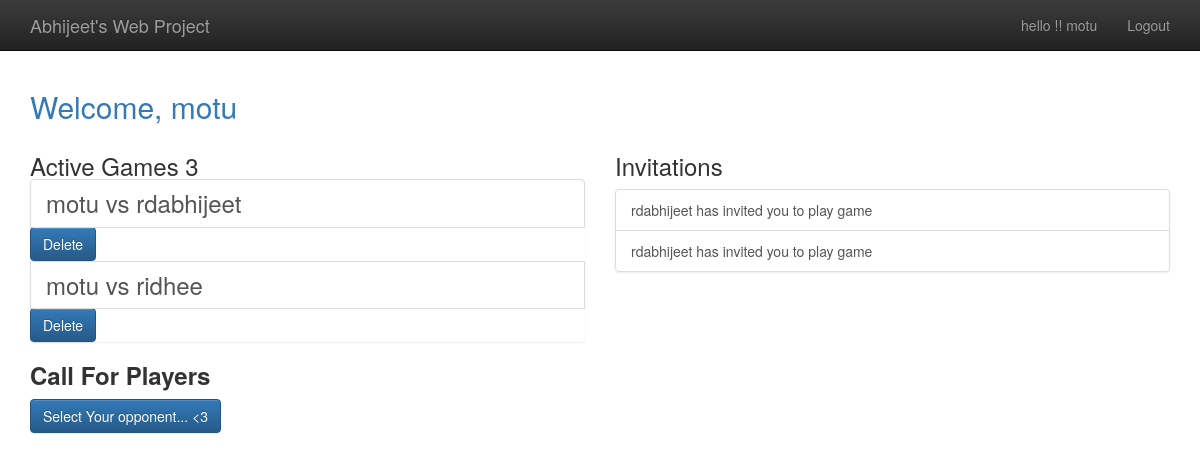
/player/home (signed in), run on the app's committed database.
### gameplay/models.py (models this page shows, shortened)
@python_2_unicode_compatible
class Game(models.Model):
    first_player = models.ForeignKey(User,
                                     related_name="gmaes_first_player", on_delete=models.CASCADE, )
    second_player = models.ForeignKey(User,
                                      related_name="gmaes_second_player", on_delete=models.CASCADE)
    start_time = models.DateTimeField(auto_now_add=True)
    last_active = models.DateTimeField(auto_now=True)
    status = models.CharField(max_length=1, default='F', choices=Game_status_choices)
    objects = GameQuerySet.as_manager()
    def get_absolute_url(self):
        return reverse('gameplay_detail', args=[self.id])

### Player/models.py (models this page shows)
class Invitation(models.Model):
    from_user = models.ForeignKey(User, related_name="Invitations_sent", on_delete=models.CASCADE)
    to_user = models.ForeignKey(User,
                                related_name="Invitations_recived",
                                on_delete=models.CASCADE,
                                verbose_name="User To Invite",
                                help_text="Please select Opponent")
    message = models.CharField(max_length=300,
                               verbose_name="Optional Message",
                               help_text="  It's nice gesture to add friendly message before actual battle began .. ^.^"
                               )
    timestamp = models.DateTimeField(auto_now=True)

### Player/views.py (the view)
# urls.py: url(r'home$', home, name='player_home'),
@login_required
def home(request):
    my_games = Game.objects.games_for_user(request.user)
    active_games = my_games.active()
    invitation = request.user.Invitations_recived.all()
    return render(request,
                  "player/home.html",
                  {'games': active_games,
                   'ngames': Game.objects.count(),
                   'invitation': invitation}
                  )

### gameplay/models.py (called while the page is built)
    def games_for_user(self, user):
        return self.filter(
            Q(first_player=user) | Q(second_player=user)
        )

    def active(self):
        return self.filter(
            Q(status='F') | Q(status='S')
        )

### templates/player/home.html (shortened to what this page needs)
{% extends "base.html" %}
{% load staticfiles%}
{% block content%}
<h2 class="text-primary">
    Welcome, {{user.username}}
</h2>
<div class="row">
    <div class="col-md-6">
        <h3> Active Games {{ngames}}
            <ul class="list-group">
                {%for g in games%}
                <a class="list-group-item" href="{{g.get_absolute_url}}">
                    {{g.first_player}} vs {{g.second_player}}
                </a>
                <form action="{{g.get_absolute_url}}" method="post">
                    <button class="btn btn-primary" type="submit" name="delete" value="deleted">Delete</button>
                </form>
                {%endfor%}
            </ul>
            <p><b>Call For Players</b></p>
        </h3>
        <p>
            <a class="btn btn-primary" href="{% url 'player_new_invitation'%}">
                Select Your opponent... <3
            </a>
        </p>
    </div>
    <div class="col-md-6">
        <h3>
            Invitations
        </h3>
        {%if invitation%}
        <div class="list-group">
            {%for inv in invitation%}
            <a class="list-group-item" href="{%url 'player_accept_invitations' id=inv.id%}">
                {{inv.from_user.username}} has invited you to play game
            </a>
            {%endfor%}
            {%else%}
            <p>You don't have Invitation</p>
            {%endif%}
        </div>
    </div>
</div>
{%endblock%}

### templates/base.html (shortened to what this page needs)
{% load staticfiles %}
<!doctype html>
<html class="no-js" lang="">
<head>
    {%block styling%}
    <link rel="stylesheet" href="{% static 'css/bootstrap.min.css' %}">
    <link rel="stylesheet" href="{% static 'css/bootstrap-theme.min.css' %} ">
    <link rel="stylesheet" href="{% static 'css/main.css'%}">
    {%endblock styling%}
</head>
<body>
<nav class="navbar navbar-inverse navbar-fixed-top" role="navigation">
    <div class="container">
        <div class="navbar-header">
            <a class="navbar-brand" href="{%url 'tictactoe_welcome'%}">Abhijeet's Web Project</a>
        </div>
        <ul class="nav navbar-nav navbar-right">
            {%if user.is_authenticated%}
            <li><a> hello !! {{user.username}}</a></li>
            <li><a href="{%url 'player_logout'%}"> Logout</a></li>
            {%else%}
            <li><a href="{%url 'player_login'%}">Login</a></li>
            {%endif%}
        </ul>
    </div>
</nav>
<div class="container">
    {%block content%}
    {%endblock%}
</div>
</body>
</html>

### templates/base.html (style rules this page uses)
body { padding-top: 70px; padding-bottom: 20px; }

### data on the page
Game: first_player "motu", second_player "rdabhijeet"
Game: first_player "motu", second_player "ridhee"
Invitation: from_user.username "rdabhijeet"
Invitation: from_user.username "rdabhijeet"

### other printed values
{{ user.username }} "motu"
{{ ngames }} "3"
